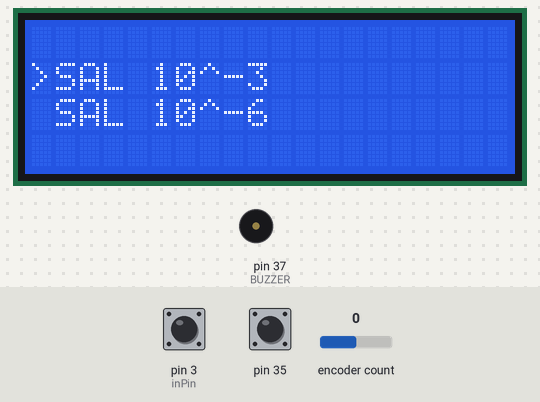
A sketch run on a simulated Arduino Mega 2560, built with avr-gcc and run on an emulated ATmega2560. Parts: 20×4 character LCD, buzzer (waves = sounding). Inputs (shaded band) come from the test bench; at power-on: pin 35 HIGH, pin 3 (inPin) HIGH, encoder count 0. What the sketch prints to the serial monitor is not drawn.

Above: at 3.2 s.
3.3 s: pin 35 pulled LOW for 0.15 s
At 4.8 s:
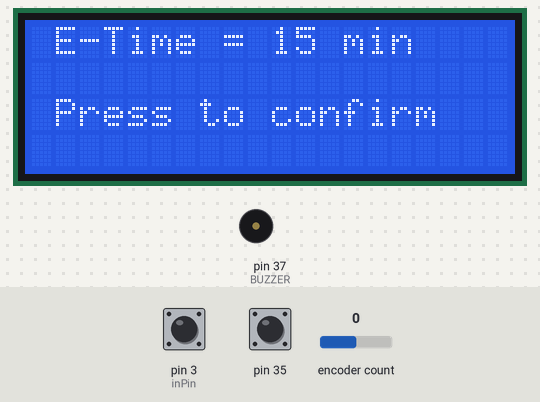
5.6 s: pin 35 pulled LOW for 1 s
At 7.8 s:
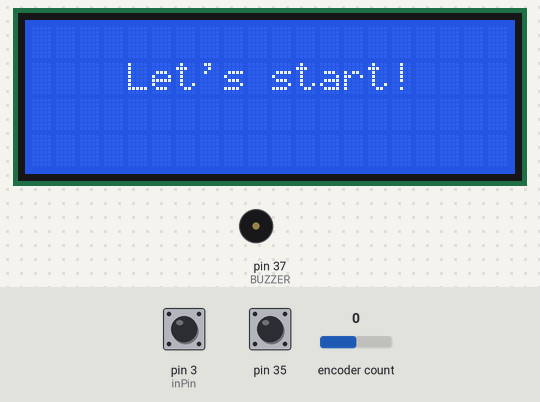
At 10.0 s:
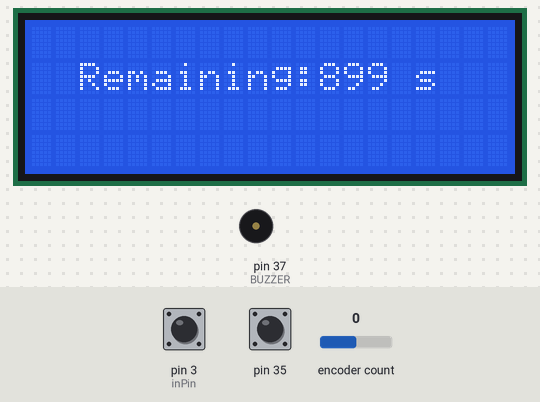
Timing chart, 0 to 11.5 s (numbered marks = the images above; inputs shaded):
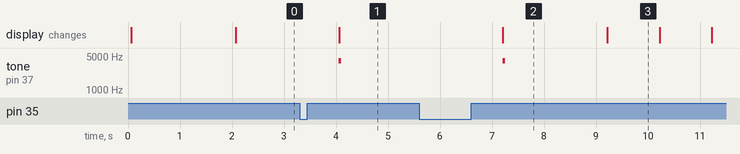

The sketch:

StateMachineBasic.ino
```cpp
#include <LiquidCrystal.h>
#include <ClickEncoder.h>
#include <TimerOne.h>
#include "functions.h"

int State = 0;
int subState = 0;

#define A            31
#define B            33
#define BTN          35

#define BUZZER       37
#define POWER        8 //pin for relay control


#define LCD_RS       16 //defining LCD pins
#define LCD_RW       9
#define LCD_EN       17
#define LCD_D4       23
#define LCD_D5       25
#define LCD_D6       27
#define LCD_D7       29

#define LCD_CHARS   20 //LCD properties
#define LCD_LINES    4

LiquidCrystal lcd(LCD_RS, LCD_RW, LCD_EN, LCD_D4, LCD_D5, LCD_D6, LCD_D7);

ClickEncoder *encoder;
int16_t last, value;
int16_t timer;

void timerIsr() {
  encoder->service();
}


// ********************* SETUP *********************
// *************************************************

void setup() {
  Serial.begin(9600); //serial communication, values can be read from the serial monitor
  pinMode(POWER, OUTPUT); //sets the pin as output
  encoder = new ClickEncoder(A,B,BTN,4);
  pinMode(3,INPUT);
  digitalWrite(3,HIGH);
  pinMode(8, OUTPUT);

  lcd.begin(LCD_CHARS, LCD_LINES);
  lcd.clear();
  lcd.print("** Open-UV**");
  delay(2000);
  lcd.clear();

  Timer1.initialize(1000);
  Timer1.attachInterrupt(timerIsr);

  last = -1;
}


// ********************* LOOP **********************
// *************************************************

void loop() {
  states();
}
```

States.ino
```cpp
int LapFlag = 0;
int counter = 0;

void states() {
    state_0();    // MAIN MENU

    state_1();    // 10^(-3)
    state_2();    // 10^(-6)
    state_3();    // uSWITCH CONTROL
    state_4();    // TURN/REMOVE

}

void state_0() {

  static char Menu_labels[][13] = {"SAL 10^-3", "SAL 10^-6"};
  if (State == 0) {
  value += encoder->getValue();

  // Print menu entries
  lcd.setCursor(1, 1);  //Position of menu labels
  lcd.print(Menu_labels[0]);
  lcd.setCursor(1, 2);
  lcd.print(Menu_labels[1]);
  //Cursor position: not to make the cursor point to empty lines
  if (value > 2) { value = 2; }
  if (value < 1) { value = 1; }
  if (value != last) { last = value; }
  //Controls cursor position: to make the cursor point to the chices values
  switch (value) {

    case 1:
    lcd.setCursor(0,2);
    lcd.print(" ");
    lcd.setCursor(0,1);
    lcd.print(">");
    break;

    case 2:
    lcd.setCursor(0,1);
    lcd.print(" ");
    lcd.setCursor(0,2);
    lcd.print(">");
    break;
  }
  ClickEncoder::Button b = encoder->getButton(); //Controls click encoder
  if (b != ClickEncoder::Open) {
    Serial.print("Button: ");
    #define VERBOSECASE(label) case label: Serial.println(#label); break;
    switch (b) {
      VERBOSECASE(ClickEncoder::Pressed);
      VERBOSECASE(ClickEncoder::Held)
      VERBOSECASE(ClickEncoder::Released)

      // ENCODER CLICKED
      case ClickEncoder::Clicked:
      Serial.println("ClickEncoder::Clicked");
      tone(BUZZER, 4000,50);
      switch (value) {  //Depending on 'value' variable, by clicking you go to
        case 1: State = 1;  //State 1 or State 2
        lcd.clear();
        break;

        case 2: State = 2;
        lcd.clear();
        break;
      }

      break;
    }
  }
}
}


// STATE 1: 10^(-3)
void state_1() {
  if (State == 1) {
    timer -= encoder->getValue();
    counter = 900; // 15 minutes in seconds
    LapFlag = 0;
    lcd.setCursor(1, 0);
    lcd.print("E-Time = 15 min");
    lcd.setCursor(1, 2);
    lcd.print("Press to confirm");

    ClickEncoder::Button b = encoder->getButton();
    if (b != ClickEncoder::Open) {
      Serial.print("Button: ");
      #define VERBOSECASE(label) case label: Serial.println(#label); break;
      switch (b) {
        VERBOSECASE(ClickEncoder::Pressed);
        VERBOSECASE(ClickEncoder::Held)
        VERBOSECASE(ClickEncoder::Released)
        // ENCODER CLICKED
        case ClickEncoder::Clicked:
        Serial.println("ClickEncoder::Clicked");
        tone(BUZZER, 4000,50);
        State = 3;
        lcd.clear();
        break;
      }
    }
  }
}


//10^(-6)
void state_2() {
  if (State == 2) {
    counter = 1800; // 30 minutes in seconds
    LapFlag = 0;
    lcd.setCursor(1, 0);
    lcd.print("E-Time = 30 min");
    lcd.setCursor(1, 2);
    lcd.print("Press to confirm");

     ClickEncoder::Button b = encoder->getButton();
     if (b != ClickEncoder::Open) {
       Serial.print("Button: ");
       #define VERBOSECASE(label) case label: Serial.println(#label); break;

       switch (b) {
         VERBOSECASE(ClickEncoder::Pressed);
         VERBOSECASE(ClickEncoder::Held)
         VERBOSECASE(ClickEncoder::Released)
// ENCODER CLICKED
	case ClickEncoder::Clicked:
	  Serial.println("ClickEncoder::Clicked");
	  tone(BUZZER, 4000,50);
          State = 3;
          lcd.clear();
        break;
        break;
      }
    }
  }
}


// STATE 3: uSWITCH CONTROL
void state_3() {
  if (State == 3) {
    int val = 0;
    int inPin = 3;
    int inPin2 = 8;
    val = digitalRead(inPin);
//    Serial.print(val);
    if (val == HIGH) {
      lcd.clear();
      lcd.setCursor(4, 1);
      lcd.print("Let's start!");
      delay(2000);
      int c = 0;
      digitalWrite(inPin2, HIGH);
      while (c != counter && digitalRead(inPin) == HIGH) {
        c++;
        lcd.clear();
        lcd.setCursor(2, 1);
        lcd.print("Remaining: ");
        lcd.setCursor(12, 1);
        lcd.print(counter - c);
        lcd.setCursor(16, 1);
        lcd.print("s");
        Serial.print(inPin);
        Serial.print(c);
        delay(1000);
        //Serial.print(c);
      }
      if (c == counter) { //controls if while loop was stopped by the uSwitch
        digitalWrite(inPin2, LOW);
        State = 4;
      }
      else {
        lcd.clear();
        lcd.setCursor(3, 1);
        lcd.print("Close the door!");
        delay(1000);
        state_3();
      }
    }
    else {
        lcd.clear();
        lcd.setCursor(3, 1);
        lcd.print("Close the door!");
        delay(1000);
    }
  }
}


// STATE 4: TURN/REMOVE
void state_4() {
  if (State == 4) {
    if (LapFlag == 0) {
//      lcd.clear();
      lcd.setCursor(2, 1);
      lcd.print("Turn the object     press the button!" );
//      lcd.setCursor(1, 2);
//      lcd.print("press the button");

      ClickEncoder::Button b = encoder->getButton();

      if (b != ClickEncoder::Open) {
	Serial.print("Button: ");
	#define VERBOSECASE(label) case label: Serial.println(#label); break;
	switch (b) {
	  VERBOSECASE(ClickEncoder::Pressed);
	  VERBOSECASE(ClickEncoder::Held)
	  VERBOSECASE(ClickEncoder::Released)

          // ENCODER CLICKED
	  case ClickEncoder::Clicked:
	    Serial.println("ClickEncoder::Clicked");
	    tone(BUZZER, 4000,50);
            LapFlag = 1;
            State = 3;
            lcd.clear();
          break;
         }
       }
     }
     else {
      lcd.clear();
      lcd.setCursor(1, 1);
      lcd.print("Remove the object");
      delay(10000);
      lcd.clear();
      State = 0;
     }
  }
}
```

functions.h
```cpp
// Functions
```

Measured:
- after the input at 3.3 s, tone on pin 37 (BUZZER): silent → 4000 Hz after 0.76 s, → silent 0.05 s later; the display: changes after 0.76 s (image 1)
- after the input at 5.6 s, tone on pin 37 (BUZZER): silent → 4000 Hz after 1.6 s, → silent 0.05 s later; the display: changes after 1.6 s (image 2)
- what the display in image 2 shows lasts 2.0 s, from 7.2 s to 9.2 s
